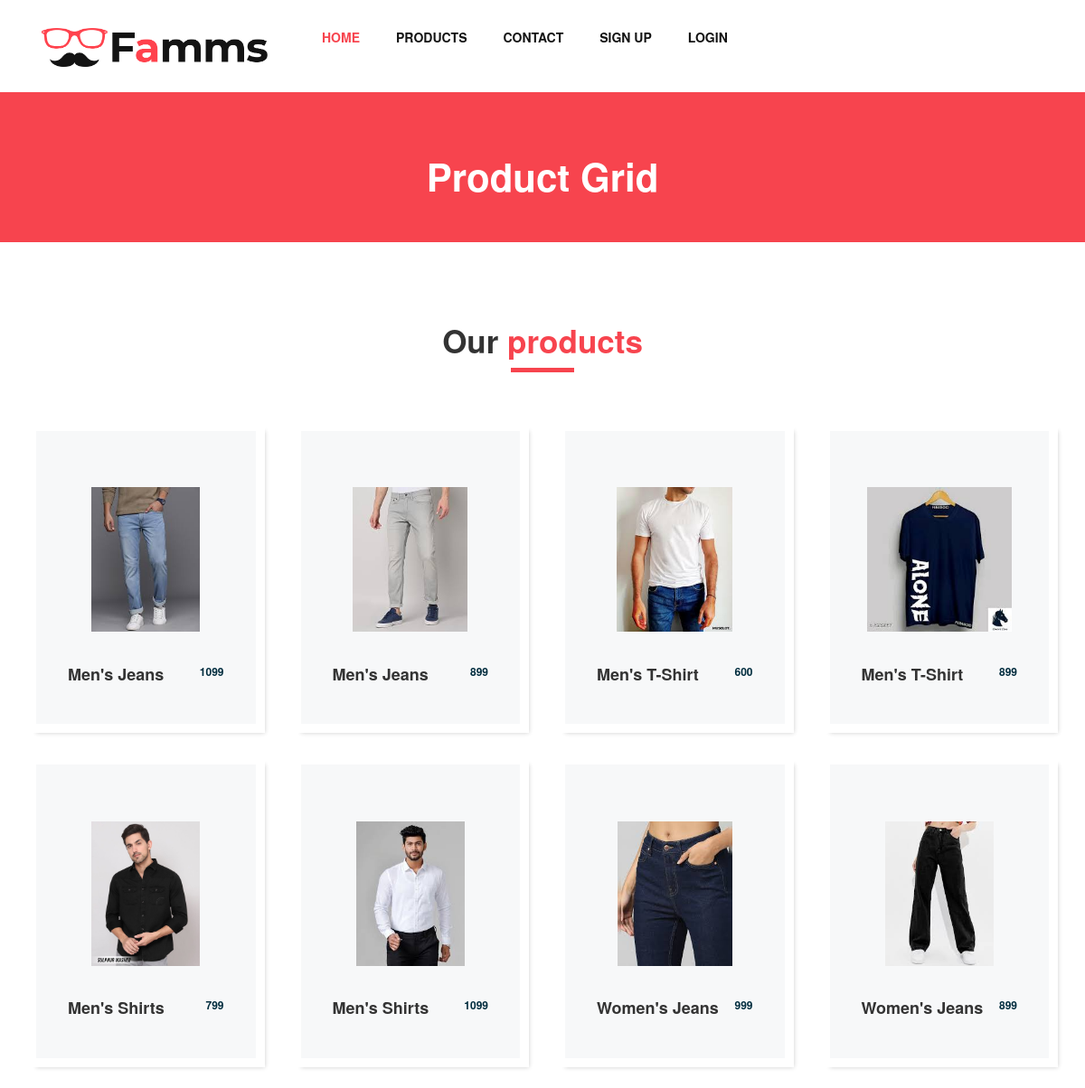
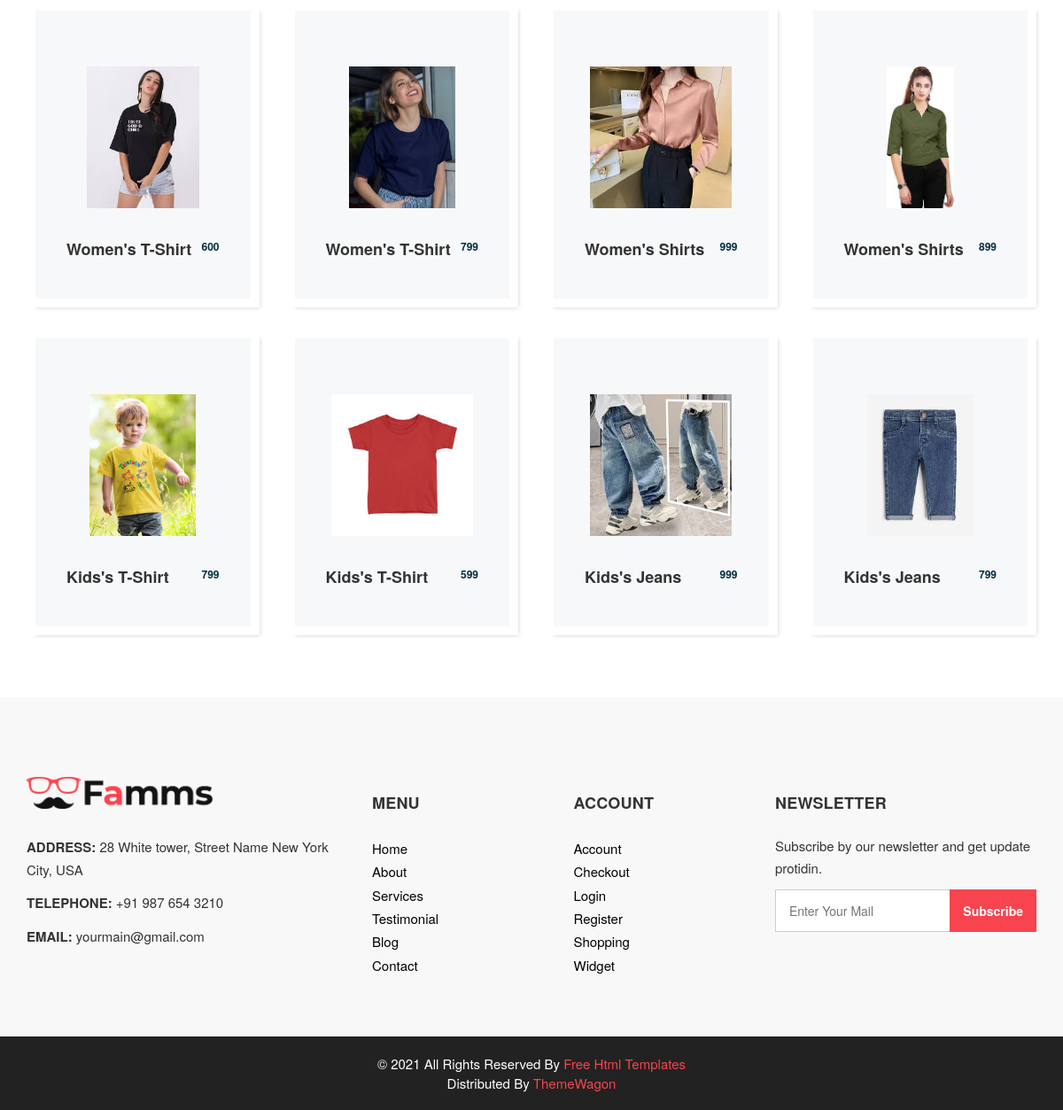
The app's page /product/ with its own data (2 pictures, top to bottom).
### myapp/models.py (models this page shows, shortened)
class Product(models.Model):
	category=(
		("Men","Men"),
		("Women","Women"),
		("Kids","Kids"),
	)
	sub_category=(
		("Jeans","Jeans"),
		("T-Shirt","T-Shirt"),
		("Shirts","Shirts"),
	)
	seller=models.ForeignKey(User,on_delete=models.CASCADE)
	product_category=models.CharField(max_length=100,choices=category)
	product_sub_category=models.CharField(max_length=100,choices=sub_category)
	product_name=models.CharField(max_length=100)
	product_price=models.PositiveIntegerField()
	product_image=models.ImageField(upload_to="product_image/")
	product_desc=models.TextField()

### myapp/views.py (the view)
# urls.py: path('product/',views.product,name='product'),
def product(request):
	products=Product.objects.all()
	return render(request,'product.html',{'products':products})

### myapp/templates/product.html (shortened to what this page needs)
{% extends 'header.html' %}
{% load static %}
{% block content %}
<!DOCTYPE html>
<html>
   <head>
   </head>
   <body class="sub_page">
      <section class="inner_page_head">
         <div class="container_fuild">
            <div class="row">
               <div class="col-md-12">
                  <div class="full">
                     <h3>Product Grid</h3>
                  </div>
               </div>
            </div>
         </div>
      </section>
      <section class="product_section layout_padding">
         <div class="container">
            <div class="heading_container heading_center">
               <h2>
                  Our <span>products</span>
               </h2>
            </div>
            <div class="row">
               {% for i in products %}
               <div class="col-sm-6 col-md-4 col-lg-3">
                  <div class="box">
                     <div class="img-box">
                        <img src="{{i.product_image.url}}" alt="">
                     </div>
                     <div class="detail-box">
                        <h5>
                           {{i.product_category}}'s {{i.product_sub_category}}
                        </h5>
                        <h6>
                           {{i.product_price}}
                        </h6>
                     </div>
                  </div>
               </div>
               {% endfor %}
            </div>
         </div>
      </section>
   </body>
</html>
{% endblock %}

### myapp/templates/header.html (shortened to what this page needs)
{% load static %}
<!DOCTYPE html>
<html>
   <head>
      <link rel="stylesheet" type="text/css" href="{% static 'css/bootstrap.css' %}" />
      <link href="{% static 'css/font-awesome.min.css' %}" rel="stylesheet" />
      <link href="{% static 'css/style.css' %}" rel="stylesheet" />
      <link href="{% static 'css/responsive.css' %}" rel="stylesheet" />
      <link rel="stylesheet" href="https://maxcdn.bootstrapcdn.com/bootstrap/3.3.7/css/bootstrap.min.css">
   </head>
   <body>
         <header class="header_section">
            <div class="container">
               <nav class="navbar navbar-expand-lg custom_nav-container ">
                  <a class="navbar-brand" href="/"><img width="250" src="{% static 'images/logo.png' %}" alt="#" /></a>
                  <div class="collapse navbar-collapse" id="navbarSupportedContent">
                     <ul class="navbar-nav">
                        <li class="nav-item active">
                           <a class="nav-link" href="/">Home <span class="sr-only">(current)</span></a>
                        </li>
                        <li class="nav-item">
                           <a class="nav-link" href="{% url 'product' %}">Products</a>
                        </li>
                        <li class="nav-item">
                           <a class="nav-link" href="{% url 'contact' %}">Contact</a>
                        </li>
                        {% if request.session.email %}
                           <li class="nav-item">
                              <a class="nav-link" href="{% url 'logout' %}">Logout({{request.session.fname}})</a>
                           </li>
                           <li class="nav-item">
                              <a class="nav-link" href="{% url 'profile' %}"><img src="{{request.session.profile_picture}}" style="width:30px;height: 30px;border-radius:50% ;"></a>
                           </li>
                        {% else %}
                           <li class="nav-item">
                              <a class="nav-link" href="{% url 'signup' %}">Sign Up</a>
                           </li>
                           <li class="nav-item">
                              <a class="nav-link" href="{% url 'login' %}">Login</a>
                           </li>
                        {% endif %}
                     </ul>
                  </div>
               </nav>
            </div>
         </header>
      {% block content %}
      {% endblock %}
      <footer>
         <div class="container">
            <div class="row">
               <div class="col-md-4">
                   <div class="full">
                      <div class="logo_footer">
                        <a href="#"><img width="210" src="{% static 'images/logo.png' %}" alt="#" /></a>
                      </div>
                      <div class="information_f">
                        <p><strong>ADDRESS:</strong> 28 White tower, Street Name New York City, USA</p>
                        <p><strong>TELEPHONE:</strong> +91 987 654 3210</p>
                        <p><strong>EMAIL:</strong> yourmain@gmail.com</p>
                      </div>
                   </div>
               </div>
               <div class="col-md-8">
                  <div class="row">
                  <div class="col-md-7">
                     <div class="row">
                        <div class="col-md-6">
                     <div class="widget_menu">
                        <h3>Menu</h3>
                        <ul>
                           <li><a href="#">Home</a></li>
                           <li><a href="#">About</a></li>
                           <li><a href="#">Services</a></li>
                           <li><a href="#">Testimonial</a></li>
                           <li><a href="#">Blog</a></li>
                           <li><a href="#">Contact</a></li>
                        </ul>
                     </div>
                  </div>
                  <div class="col-md-6">
                     <div class="widget_menu">
                        <h3>Account</h3>
                        <ul>
                           <li><a href="#">Account</a></li>
                           <li><a href="#">Checkout</a></li>
                           <li><a href="#">Login</a></li>
                           <li><a href="#">Register</a></li>
                           <li><a href="#">Shopping</a></li>
                           <li><a href="#">Widget</a></li>
                        </ul>
                     </div>
                  </div>
                     </div>
                  </div>
                  <div class="col-md-5">
                     <div class="widget_menu">
                        <h3>Newsletter</h3>
                        <div class="information_f">
                          <p>Subscribe by our newsletter and get update protidin.</p>
                        </div>
                        <div class="form_sub">
                           <form>
                              <fieldset>
                                 <div class="field">
                                    <input type="email" placeholder="Enter Your Mail" name="email" />
                                    <input type="submit" value="Subscribe" />
                                 </div>
                              </fieldset>
                           </form>
                        </div>
                     </div>
                  </div>
                  </div>
               </div>
            </div>
         </div>
      </footer>
      <div class="cpy_">
         <p class="mx-auto">© 2021 All Rights Reserved By <a href="https://html.design/">Free Html Templates</a><br>
            Distributed By <a href="https://themewagon.com/" target="_blank">ThemeWagon</a>
         </p>
      </div>
   </body>
</html>

### myapp/Static/css/responsive.css (style rules this page uses)
@media (min-width: 1200px) { .container { max-width: 1170px; } }

### myapp/templates/header.html (style rules this page uses)
.nav-item a { color: black; }

### records on screen
Product: product_image (picture), product_category "Men", product_sub_category "Jeans", product_price "1099"
Product: product_image (picture), product_category "Men", product_sub_category "Jeans", product_price "899"
Product: product_image (picture), product_category "Men", product_sub_category "T-Shirt", product_price "600"
Product: product_image (picture), product_category "Men", product_sub_category "T-Shirt", product_price "899"
Product: product_image (picture), product_category "Men", product_sub_category "Shirts", product_price "799"
Product: product_image (picture), product_category "Men", product_sub_category "Shirts", product_price "1099"
Product: product_image (picture), product_category "Women", product_sub_category "Jeans", product_price "999"
Product: product_image (picture), product_category "Women", product_sub_category "Jeans", product_price "899"
Product: product_image (picture), product_category "Women", product_sub_category "T-Shirt", product_price "600"
Product: product_image (picture), product_category "Women", product_sub_category "T-Shirt", product_price "799"
Product: product_image (picture), product_category "Women", product_sub_category "Shirts", product_price "999"
Product: product_image (picture), product_category "Women", product_sub_category "Shirts", product_price "899"
Product: product_image (picture), product_category "Kids", product_sub_category "T-Shirt", product_price "799"
Product: product_image (picture), product_category "Kids", product_sub_category "T-Shirt", product_price "599"
Product: product_image (picture), product_category "Kids", product_sub_category "Jeans", product_price "999"
Product: product_image (picture), product_category "Kids", product_sub_category "Jeans", product_price "799"
